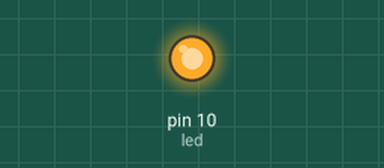
This sketch was run on a simulated Arduino Uno, built with avr-gcc and run on an emulated ATmega328P. Shown: output pins drawn as LEDs (lit = HIGH).

Above: at 2.7 s.
At 8.2 s:
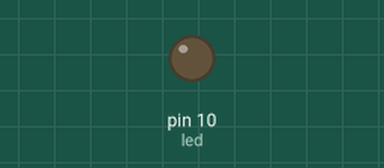
Timing chart, 0 to 14.3 s (numbered marks = the images above):
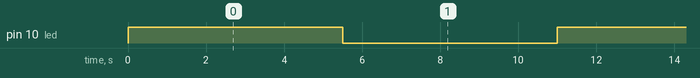

The sketch:

lampu10.ino
```cpp
/*
  Blink
  Menyalakan LED pada Pin 10 selama 5,5 detik dan Mematikanya selama 5,5 detik.

  Ini contoh Kode Programnya.
 */

int led = 10;//Output pada Digital Pin adalah sebuah LED yang terkoneksi/terhubung dengan Digital Pin 10.

void setup()
{
  pinMode(led, OUTPUT);//Mengatur Digital Pin sebagai Output.
}

void loop()
{
  digitalWrite(led, HIGH);   // Mengatur LED agar Menyala.
  delay(5500);               // Tunggu sampai 5,5 detik.
  digitalWrite(led, LOW);    // Mengatur LED agar Mati.
  delay(5500);               // Tunggu samapi 5,5 detik.
}
```

Measured:
- by itself, pin 10 (led): alternates HIGH for 5.5 s and LOW for 5.5 s
